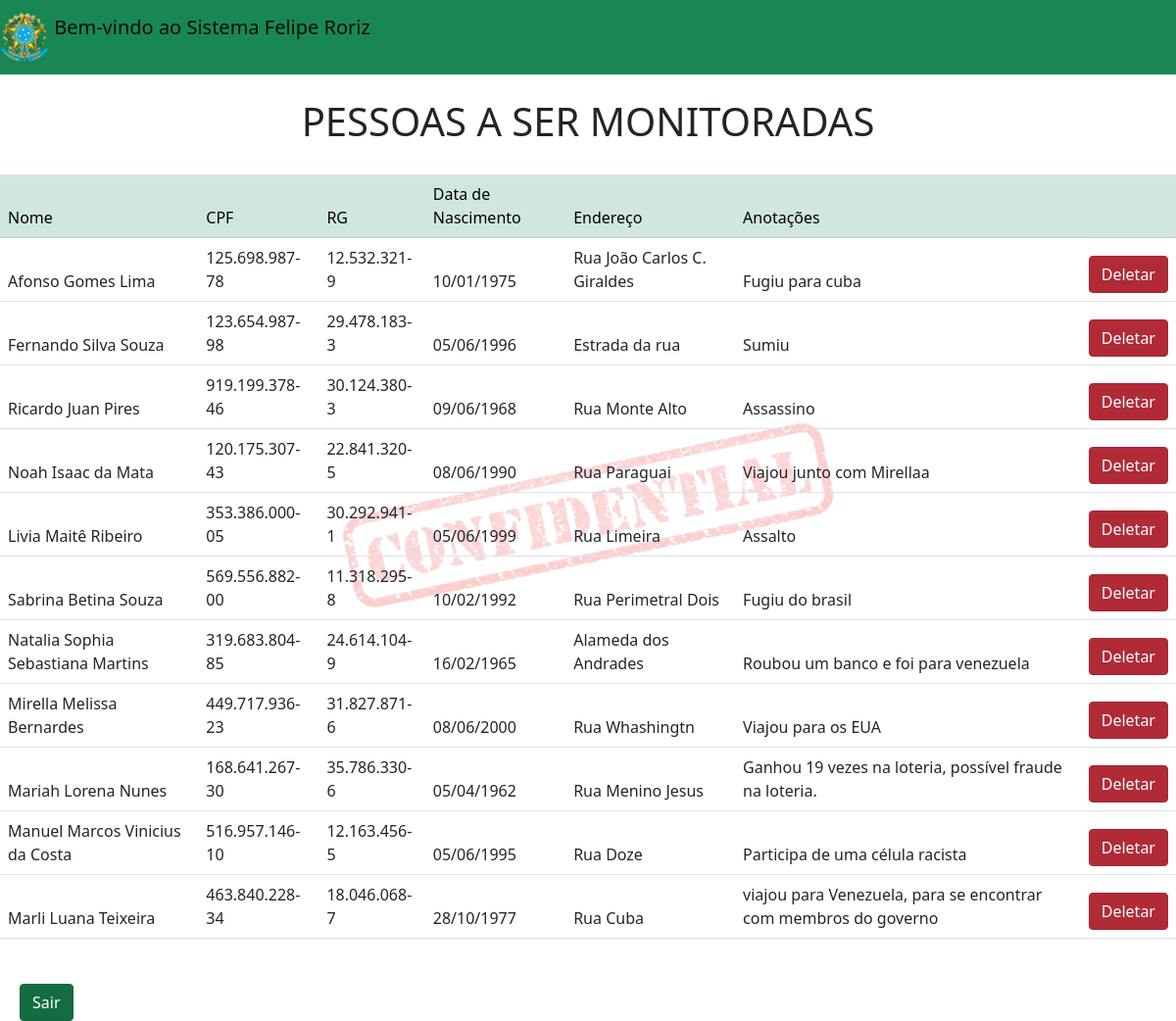
/includes/sistema.php (signed in), run on the app's committed database.
### tables this page shows
CREATE TABLE `tb_cadastro` (
  `id` int(11) NOT NULL,
  `nome` varchar(400) NOT NULL,
  `cpf` varchar(50) NOT NULL,
  `rg` varchar(50) NOT NULL,
  `datanascimento` date NOT NULL,
  `endereco` varchar(300) NOT NULL,
  `anotacoes` varchar(300) NOT NULL
);

### includes/sistema.php (the view, shortened to what this page needs)
<?php
include('../app/scripts/conexao.php');
$consulta="SELECT * FROM tb_cadastro";
$con = $mysqli->query($consulta) or die($mysqli->error);
$linha = $con->fetch_assoc();
?>
<!DOCTYPE html>
<html lang="en">
<head>
    <link rel="stylesheet" href="../bootstrap/bootstrap.min.css">
    <link rel="stylesheet" href="../css/sistema.css">
</head>
<body id="fundo-sistema">
<nav class="navbar navbar-light bg-success">
<a class="navbar-brand">
<img src="../imagens/logo.png" width="50" height="50" class="d-inline-block align-top" alt="">
 Bem-vindo ao Sistema <?php echo $_SESSION['nome'];?>
</a>
</nav>
    <br>
    <h1 class="text-center">PESSOAS A SER MONITORADAS</h1>
    <div class="table-responsive">
    <table class="table">
    <thead >
        <tr class="table-success" >
            <td scope="col">Nome</td>
            <td scope="col">CPF</td>
            <td scope="col">RG</td>
            <td scope="col">Data de Nascimento</td>
            <td scope="col">Endereço</td>
            <td scope="col">Anotações</td>
            <td></td>
        </tr>
    <?php
    do{
    ?>
        <tr>
            <td> <?php echo $linha['nome'] ?? null;?> </td>
            <td> <?php echo $linha['cpf'] ?? null;?> </td>
            <td> <?php echo $linha['rg'] ?? null;?> </td>
            <td> <?php echo date("d/m/Y", strtotime($linha['datanascimento'] ?? null));?> </td>
            <td> <?php echo $linha['endereco'] ?? null;?> </td>
            <td> <?php echo $linha['anotacoes'] ?? null;?> </td>
            <td>
                <a class="btn btn-danger btn-mg active " role="button" href="../app/scripts/deletar.php?p=deletar&id=<?php echo $linha['id'] ?? null;?>">Deletar</a>
            </td>
        </tr>
        <?php
        } while($linha = $con->fetch_assoc());
        ?>
    </table>
    </div>
     <a href="../app/scripts/logout.php" class="btn btn-success btn-mg active " id="botaosair" role="button" aria-pressed="true" >Sair</a> </button>
</body>
</html>

### css/sistema.css (style rules this page uses)
#fundo-sistema { background-image: url(../imagens/confidencial.png); background-attachment: fixed ; background-repeat: no-repeat; background-position: center; }
h1 { margin-bottom: 30px; }
#botaosair { margin-top: 30px; margin-left: 20px; }

### data on the page
tb_cadastro: nome "Afonso Gomes Lima", cpf "125.698.987-78", rg "12.532.321-9", datanascimento "10/01/1975", endereco "Rua João Carlos C. Giraldes", anotacoes "Fugiu para cuba"
tb_cadastro: nome "Fernando Silva Souza", cpf "123.654.987-98", rg "29.478.183-3", datanascimento "05/06/1996", endereco "Estrada da rua", anotacoes "Sumiu"
tb_cadastro: nome "Ricardo Juan Pires", cpf "919.199.378-46", rg "30.124.380-3", datanascimento "09/06/1968", endereco "Rua Monte Alto", anotacoes "Assassino"
tb_cadastro: nome "Noah Isaac da Mata", cpf "120.175.307-43", rg "22.841.320-5", datanascimento "08/06/1990", endereco "Rua Paraguai", anotacoes "Viajou junto com Mirellaa"
tb_cadastro: nome "Livia Maitê Ribeiro", cpf "353.386.000-05", rg "30.292.941-1", datanascimento "05/06/1999", endereco "Rua Limeira", anotacoes "Assalto"
tb_cadastro: nome "Sabrina Betina Souza", cpf "569.556.882-00", rg "11.318.295-8", datanascimento "10/02/1992", endereco "Rua Perimetral Dois", anotacoes "Fugiu do brasil"
tb_cadastro: nome "Natalia Sophia Sebastiana Martins", cpf "319.683.804-85", rg "24.614.104-9", datanascimento "16/02/1965", endereco "Alameda dos Andrades", anotacoes "Roubou um banco e foi para venezuela"
tb_cadastro: nome "Mirella Melissa Bernardes", cpf "449.717.936-23", rg "31.827.871-6", datanascimento "08/06/2000", endereco "Rua Whashingtn", anotacoes "Viajou para os EUA"
tb_cadastro: nome "Mariah Lorena Nunes", cpf "168.641.267-30", rg "35.786.330-6", datanascimento "05/04/1962", endereco "Rua Menino Jesus", anotacoes "Ganhou 19 vezes na loteria, possível fraude na loteria."
tb_cadastro: nome "Manuel Marcos Vinicius da Costa", cpf "516.957.146-10", rg "12.163.456-5", datanascimento "05/06/1995", endereco "Rua Doze", anotacoes "Participa de uma célula racista"
tb_cadastro: nome "Marli Luana Teixeira", cpf "463.840.228-34", rg "18.046.068-7", datanascimento "28/10/1977", endereco "Rua Cuba", anotacoes "viajou para Venezuela, para se encontrar com membros do governo"

### other printed values
$_SESSION['nome'] "Felipe Roriz"
